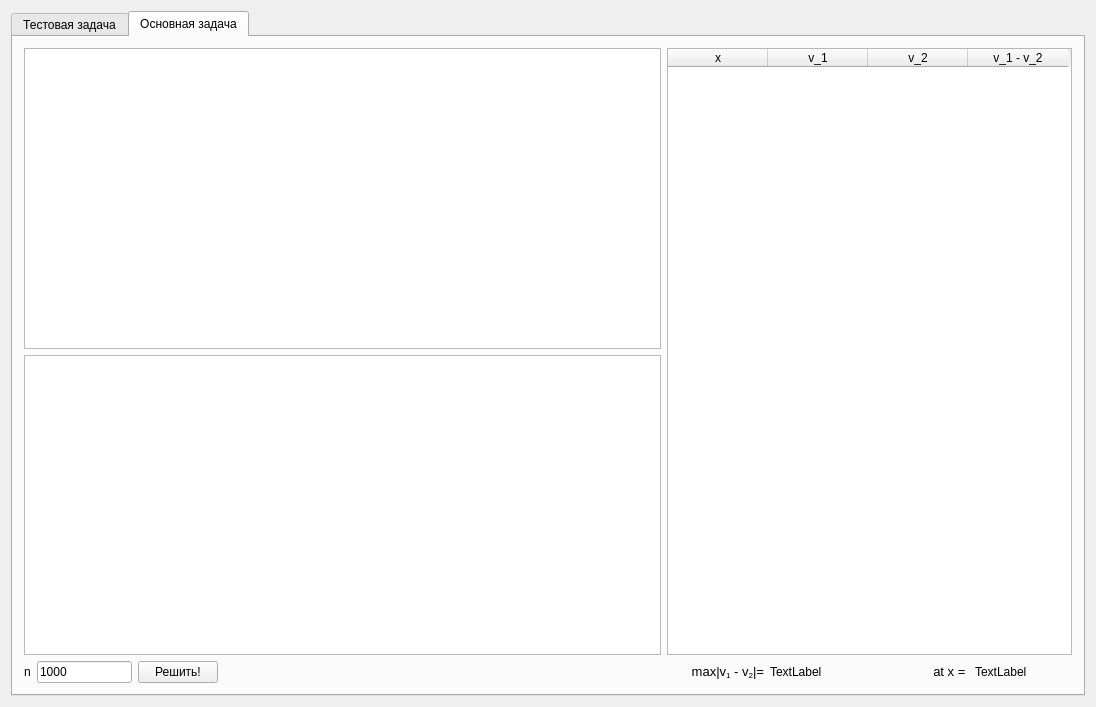
<?xml version="1.0" encoding="UTF-8"?>
<ui version="4.0">
 <class>Numerical_analysis_lab_02Class</class>
 <widget class="QMainWindow" name="Numerical_analysis_lab_02Class">
  <property name="geometry">
   <rect>
    <x>0</x>
    <y>0</y>
    <width>1096</width>
    <height>707</height>
   </rect>
  </property>
  <property name="windowTitle">
   <string>Численные методы: лаба 2</string>
  </property>
  <widget class="QWidget" name="centralWidget">
   <layout class="QGridLayout" name="gridLayout">
    <item row="0" column="0">
     <widget class="QTabWidget" name="tabWidget">
      <property name="tabPosition">
       <enum>QTabWidget::North</enum>
      </property>
      <property name="tabShape">
       <enum>QTabWidget::Rounded</enum>
      </property>
      <property name="currentIndex">
       <number>1</number>
      </property>
      <widget class="QWidget" name="tab">
       <attribute name="title">
        <string>Тестовая задача</string>
       </attribute>
       <layout class="QGridLayout" name="gridLayout_2">
        <item row="1" column="0" colspan="5">
         <widget class="QChartView" name="test_error_plot"/>
        </item>
        <item row="2" column="3">
         <spacer name="horizontalSpacer">
          <property name="orientation">
           <enum>Qt::Horizontal</enum>
          </property>
          <property name="sizeHint" stdset="0">
           <size>
            <width>40</width>
            <height>20</height>
           </size>
          </property>
         </spacer>
        </item>
        <item row="0" column="0" colspan="5">
         <widget class="QChartView" name="test_solution_plot"/>
        </item>
        <item row="2" column="6">
         <widget class="QLabel" name="label_4">
          <property name="maximumSize">
           <size>
            <width>9999999</width>
            <height>16777215</height>
           </size>
          </property>
          <property name="text">
           <string>&lt;html&gt;&lt;head/&gt;&lt;body&gt;&lt;p align=&quot;right&quot;&gt;&lt;span style=&quot; font-size:10pt;&quot;&gt;max|u - v|=&lt;/span&gt;&lt;/p&gt;&lt;/body&gt;&lt;/html&gt;</string>
          </property>
         </widget>
        </item>
        <item row="2" column="0">
         <widget class="QLabel" name="label">
          <property name="maximumSize">
           <size>
            <width>50</width>
            <height>16777215</height>
           </size>
          </property>
          <property name="text">
           <string>n</string>
          </property>
         </widget>
        </item>
        <item row="2" column="8">
         <widget class="QLabel" name="label_5">
          <property name="text">
           <string>&lt;html&gt;&lt;head/&gt;&lt;body&gt;&lt;p align=&quot;right&quot;&gt;&lt;span style=&quot; font-size:10pt;&quot;&gt;at x =&lt;/span&gt;&lt;/p&gt;&lt;/body&gt;&lt;/html&gt;</string>
          </property>
         </widget>
        </item>
        <item row="2" column="2">
         <widget class="QPushButton" name="test_solve_btn">
          <property name="cursor">
           <cursorShape>PointingHandCursor</cursorShape>
          </property>
          <property name="text">
           <string>Решить!</string>
          </property>
         </widget>
        </item>
        <item row="2" column="7">
         <widget class="QLabel" name="max_delta_u_v">
          <property name="text">
           <string>dsgdsgdsg</string>
          </property>
         </widget>
        </item>
        <item row="2" column="1">
         <widget class="QLineEdit" name="test_n_input">
          <property name="maximumSize">
           <size>
            <width>100</width>
            <height>16777215</height>
           </size>
          </property>
          <property name="text">
           <string>1000</string>
          </property>
          <property name="placeholderText">
           <string>1000</string>
          </property>
         </widget>
        </item>
        <item row="2" column="9">
         <widget class="QLabel" name="label_6">
          <property name="text">
           <string>TextLabel</string>
          </property>
         </widget>
        </item>
        <item row="0" column="6" rowspan="2" colspan="4">
         <widget class="QTableWidget" name="test_table">
          <property name="minimumSize">
           <size>
            <width>405</width>
            <height>0</height>
           </size>
          </property>
          <property name="maximumSize">
           <size>
            <width>405</width>
            <height>16777215</height>
           </size>
          </property>
          <property name="verticalScrollMode">
           <enum>QAbstractItemView::ScrollPerItem</enum>
          </property>
          <property name="horizontalScrollMode">
           <enum>QAbstractItemView::ScrollPerPixel</enum>
          </property>
          <column>
           <property name="text">
            <string>x</string>
           </property>
          </column>
          <column>
           <property name="text">
            <string>u</string>
           </property>
          </column>
          <column>
           <property name="text">
            <string>v</string>
           </property>
          </column>
          <column>
           <property name="text">
            <string>u - v</string>
           </property>
          </column>
         </widget>
        </item>
       </layout>
      </widget>
      <widget class="QWidget" name="tab_2">
       <attribute name="title">
        <string>Основная задача</string>
       </attribute>
       <layout class="QGridLayout" name="gridLayout_3">
        <item row="2" column="2">
         <widget class="QPushButton" name="main_solve_btn">
          <property name="cursor">
           <cursorShape>PointingHandCursor</cursorShape>
          </property>
          <property name="text">
           <string>Решить!</string>
          </property>
         </widget>
        </item>
        <item row="2" column="4">
         <widget class="QLabel" name="label_7">
          <property name="text">
           <string>&lt;html&gt;&lt;head/&gt;&lt;body&gt;&lt;p align=&quot;right&quot;&gt;&lt;span style=&quot; font-size:10pt;&quot;&gt;max|v&lt;/span&gt;&lt;span style=&quot; font-size:10pt; vertical-align:sub;&quot;&gt;1&lt;/span&gt;&lt;span style=&quot; font-size:10pt;&quot;&gt; - v&lt;/span&gt;&lt;span style=&quot; font-size:10pt; vertical-align:sub;&quot;&gt;2&lt;/span&gt;&lt;span style=&quot; font-size:10pt;&quot;&gt;|=&lt;/span&gt;&lt;/p&gt;&lt;/body&gt;&lt;/html&gt;</string>
          </property>
         </widget>
        </item>
        <item row="0" column="0" colspan="4">
         <widget class="QChartView" name="main_solution_plot"/>
        </item>
        <item row="2" column="5">
         <widget class="QLabel" name="max_delta_v_v">
          <property name="text">
           <string>TextLabel</string>
          </property>
         </widget>
        </item>
        <item row="2" column="3">
         <spacer name="horizontalSpacer_2">
          <property name="orientation">
           <enum>Qt::Horizontal</enum>
          </property>
          <property name="sizeHint" stdset="0">
           <size>
            <width>441</width>
            <height>20</height>
           </size>
          </property>
         </spacer>
        </item>
        <item row="2" column="6">
         <widget class="QLabel" name="label_9">
          <property name="text">
           <string>&lt;html&gt;&lt;head/&gt;&lt;body&gt;&lt;p align=&quot;right&quot;&gt;&lt;span style=&quot; font-size:10pt;&quot;&gt;at x = &lt;/span&gt;&lt;/p&gt;&lt;/body&gt;&lt;/html&gt;</string>
          </property>
         </widget>
        </item>
        <item row="2" column="1">
         <widget class="QLineEdit" name="main_n_input">
          <property name="maximumSize">
           <size>
            <width>100</width>
            <height>16777215</height>
           </size>
          </property>
          <property name="text">
           <string>1000</string>
          </property>
          <property name="placeholderText">
           <string>1000</string>
          </property>
         </widget>
        </item>
        <item row="1" column="0" colspan="4">
         <widget class="QChartView" name="main_error_plot"/>
        </item>
        <item row="2" column="0">
         <widget class="QLabel" name="label_2">
          <property name="maximumSize">
           <size>
            <width>50</width>
            <height>16777215</height>
           </size>
          </property>
          <property name="text">
           <string>n</string>
          </property>
         </widget>
        </item>
        <item row="2" column="7">
         <widget class="QLabel" name="max_delta_v_v_x_coord">
          <property name="text">
           <string>TextLabel</string>
          </property>
         </widget>
        </item>
        <item row="0" column="4" rowspan="2" colspan="4">
         <widget class="QTableWidget" name="main_table">
          <property name="minimumSize">
           <size>
            <width>405</width>
            <height>0</height>
           </size>
          </property>
          <property name="maximumSize">
           <size>
            <width>405</width>
            <height>16777215</height>
           </size>
          </property>
          <property name="verticalScrollMode">
           <enum>QAbstractItemView::ScrollPerItem</enum>
          </property>
          <property name="horizontalScrollMode">
           <enum>QAbstractItemView::ScrollPerPixel</enum>
          </property>
          <column>
           <property name="text">
            <string>x</string>
           </property>
          </column>
          <column>
           <property name="text">
            <string>v_1</string>
           </property>
          </column>
          <column>
           <property name="text">
            <string>v_2</string>
           </property>
          </column>
          <column>
           <property name="text">
            <string>v_1 - v_2</string>
           </property>
          </column>
         </widget>
        </item>
       </layout>
      </widget>
     </widget>
    </item>
   </layout>
  </widget>
 </widget>
 <layoutdefault spacing="6" margin="11"/>
 <customwidgets>
  <customwidget>
   <class>QChartView</class>
   <extends>QGraphicsView</extends>
   <header>QtCharts</header>
  </customwidget>
 </customwidgets>
 <tabstops>
  <tabstop>test_n_input</tabstop>
  <tabstop>test_solve_btn</tabstop>
  <tabstop>tabWidget</tabstop>
  <tabstop>test_error_plot</tabstop>
  <tabstop>test_solution_plot</tabstop>
 </tabstops>
 <resources>
  <include location="numerical_analysis_lab_02.qrc"/>
 </resources>
 <connections/>
</ui>
